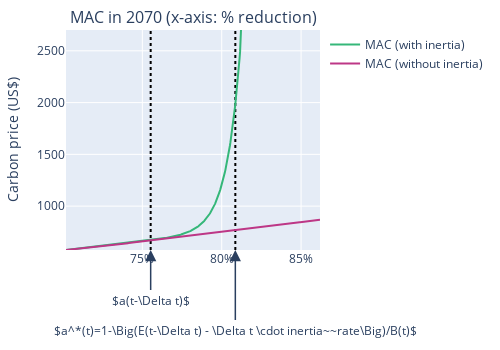

The notebook cell saved with this chart:
### Markdown cell above
# Extra figures

### Code cell
_model = modelInertia.m
t = 50.0

fig = make_subplots(1,1, subplot_titles=('MAC in {:.0f} (x-axis: % reduction)'.format(2020+t),))

E_prev, dt, inertia_rate = value(_model.emissions_prev[t]), value(_model.dt), value(_model.inertia_val)
a_curr = value(_model.relative_abatement[t])
eta, eps = value(_model.eta), value(_model.eps)
learning = LOT(t, value(_model.LOT_rate))
aStarValue = aStar(E_prev, t, dt, inertia_rate)
aPrev = 1 - E_prev/B(t)
gamma = 2442

xmin, xmax = 2*aPrev - aStarValue, 2*aStarValue - aPrev
ymin, ymax = MAC_impl(xmin, 5, learning, 1, 0.001), MAC_impl(xmax, 5, learning, 1, 0.001)+0.75*gamma

shape_style= lambda color='black': {'mode': 'lines', 'line': {'color': color, 'dash': 'dot'}}
fig.add_scatter(x=[aStarValue, aStarValue], y=[ymin, 2*ymax], showlegend=False, **shape_style())
# fig.add_scatter(x=[a_curr, a_curr], y=[ymin, 2*ymax], showlegend=False, **shape_style('gray'))
fig.add_scatter(x=[aPrev, aPrev], y=[ymin, 2*ymax], showlegend=False, **shape_style())

a_values = np.linspace(xmin, xmax, 500)

color1 = lambda i: {'line_color': px.colors.sequential.Plasma[i]}
color2 = lambda i: {'line_color': px.colors.sequential.Viridis[i]}
# fig.add_scatter(x=a_values, y=MAC_impl(a_values, aStarValue, learning, eta=1.02, eps=default_params['eps'], gamma=gamma), name='MAC, Soft 1', **color2(8))
fig.add_scatter(x=a_values, y=MAC_impl(a_values, aStarValue, learning, eta=1.035, eps=default_params['eps'], gamma=gamma), name='MAC (with inertia)', **color2(6))
# fig.add_scatter(x=a_values, y=MAC_impl(a_values, aStarValue, learning, eta=1.09, eps=default_params['eps'], gamma=gamma), name='MAC, Soft 3', **color2(3))
# fig.add_scatter(x=a_values, y=MAC_impl(a_values, aStarValue, learning, eta=1.5, eps=default_params['eps'], gamma=gamma), name='MAC, Soft 4', **color2(0))
fig.add_scatter(x=a_values, y=MAC_impl(a_values, aStarValue, learning, eta=1, eps=0, gamma=gamma), name='MAC (without inertia)', **color1(4))


fig.add_annotation(
    x=aPrev, y=ymin, text="$a(t-\Delta t)$",
    ax=0, ay=50, arrowhead=2, arrowsize=1.5, arrowwidth=1.5
)
fig.add_annotation(
    x=aStarValue, y=ymin, text="$a^*(t)=1-\Big(E(t-\Delta t) - \Delta t \cdot inertia~~rate\Big)/B(t)$",
    ax=0, ay=80, arrowhead=2, arrowsize=1.5, arrowwidth=1.5
)
fig.update_layout(
    xaxis_range=[xmin, xmax],
    yaxis_range=[ymin, ymax], xaxis_tickformat=',.0%',
    yaxis_title='Carbon price (US$)',
    margin={'l': 30, 'r': 30, 'b': 100, 't': 30},
    height=350, width=500
)

### Figure 1 — Plotly figure (JSON) as saved in the notebook; plotly's stock layout.template omitted (floating-point values rounded to 4 significant figures; data arrays with more than 128 entries replaced by an {"elided": "..."} marker saying what was removed)
{"data": [{"line": {"color": "black", "dash": "dot"}, "mode": "lines", "showlegend": false, "type": "scatter", "x": [0.8086, 0.8086], "y": [576.5, 5402.0]}, {"line": {"color": "black", "dash": "dot"}, "mode": "lines", "showlegend": false, "type": "scatter", "x": [0.7553, 0.7553], "y": [576.5, 5402.0]}, {"line": {"color": "#35b779"}, "name": "MAC (with inertia)", "type": "scatter", "x": {"elided": "500 float values"}, "y": {"elided": "500 float values"}}, {"line": {"color": "#bd3786"}, "name": "MAC (without inertia)", "type": "scatter", "x": {"elided": "500 float values"}, "y": {"elided": "500 float values"}}], "layout": {"annotations": [{"font": {"size": 16}, "showarrow": false, "text": "MAC in 2070 (x-axis: % reduction)", "x": 0.5, "xanchor": "center", "xref": "paper", "y": 1, "yanchor": "bottom", "yref": "paper"}, {"arrowhead": 2, "arrowsize": 1.5, "arrowwidth": 1.5, "ax": 0, "ay": 50, "text": "$a(t-\\Delta t)$", "x": 0.7553, "y": 576.5}, {"arrowhead": 2, "arrowsize": 1.5, "arrowwidth": 1.5, "ax": 0, "ay": 80, "text": "$a^*(t)=1-\\Big(E(t-\\Delta t) - \\Delta t \\cdot inertia~~rate\\Big)/B(t)$", "x": 0.8086, "y": 576.5}], "height": 350, "margin": {"b": 100, "l": 30, "r": 30, "t": 30}, "width": 500, "xaxis": {"anchor": "y", "domain": [0, 1], "range": [0.7019, 0.8619], "tickformat": ",.0%"}, "yaxis": {"anchor": "x", "domain": [0, 1], "range": [576.5, 2701.0], "title": {"text": "Carbon price (US$)"}}}}
